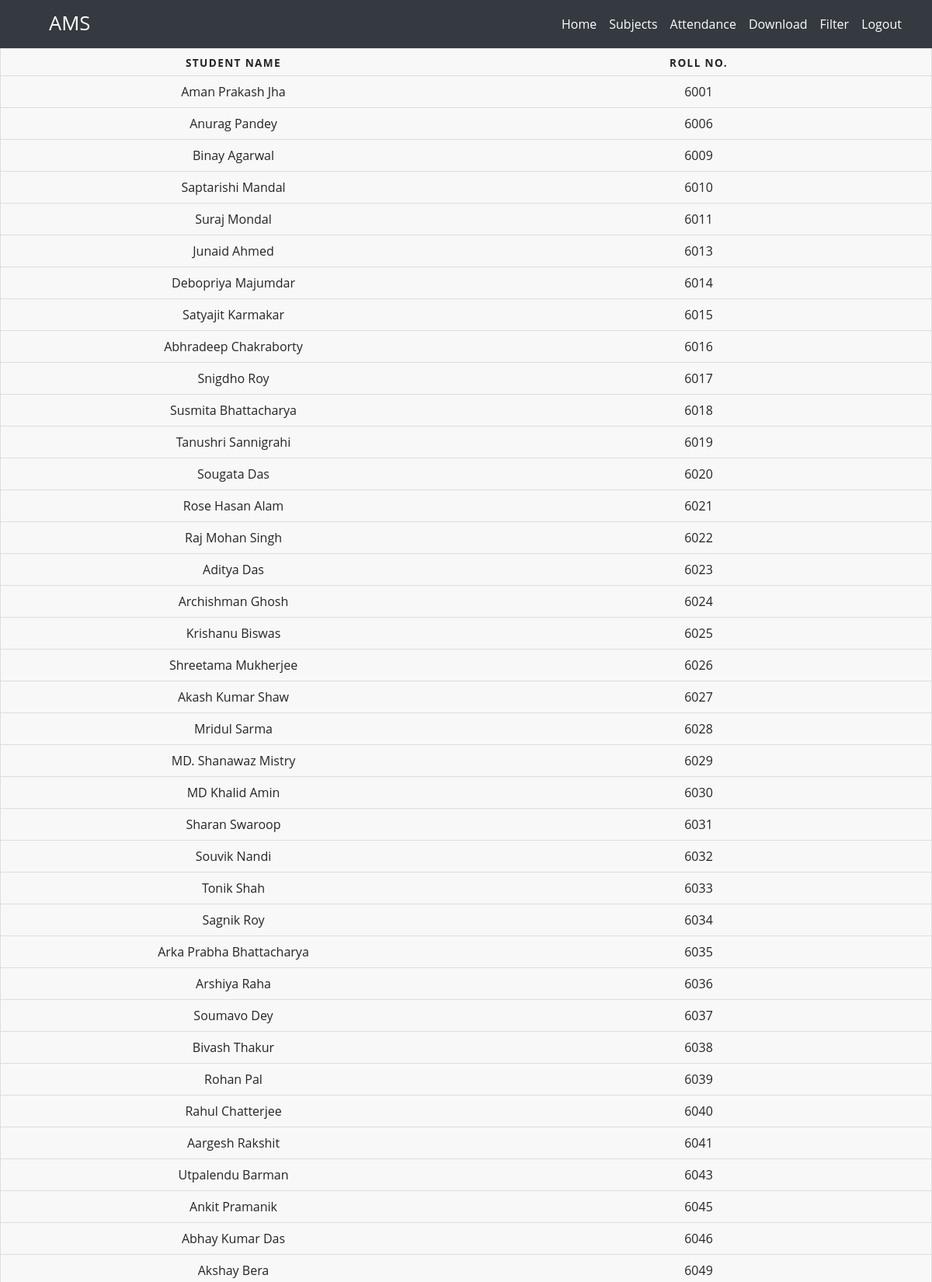
The app's page / (signed in, upper part) with its own data.
### Home/models.py (models this page shows, shortened)
class student(models.Model):
    name=models.CharField(max_length=30)
    roll=models.IntegerField()
    class Meta:
        ordering = ['roll']

### Home/views.py (the view)
# urls.py: path('',views.index,name="index"),
@login_required
def index(request):
    return render(request, 'home/index.html',{
        "students":student.objects.order_by('roll')
    })

### Home/templates/home/index.html (shortened to what this page needs)
{% extends 'home/base.html' %}
{% load static %}
{% block css %}
 <link rel="stylesheet" href="{% static 'css/styleindex.css'%}">
{% endblock %}
{% block content %}
    <table class="index">
        <thead>
          <tr>
            <th scope="col">Student name</th>
            <th scope="col">Roll no.</th>
          </tr>
        </thead>
        <tbody>
            {% for student in students %}
          <tr>
            <td data-label="Student name">{{student.name}}</td>
            <td data-label="Roll no.">{{student.roll}}</td>
          </tr>
          {% endfor %}
        </tbody>
    </table>
{% endblock %}

### static/css/styleindex.css (style rules this page uses)
body { font-family: "Open Sans", sans-serif; line-height: 1.25; }
table.index { border: 1px solid #ccc; border-collapse: collapse; margin: 0; padding: 0; width: 100%; table-layout: fixed; }
table.index tr { background-color: #f8f8f8; border: 1px solid #ddd; padding: .35em; }
table.index th, table.index td { padding: .625em; text-align: center; }
table.index th { font-size: .85em; letter-spacing: .1em; text-transform: uppercase; }

### records on screen
student: name "Aman Prakash Jha", roll "6001"
student: name "Anurag Pandey", roll "6006"
student: name "Binay Agarwal", roll "6009"
student: name "Saptarishi Mandal", roll "6010"
student: name "Suraj Mondal", roll "6011"
student: name "Junaid Ahmed", roll "6013"
student: name "Debopriya Majumdar", roll "6014"
student: name "Satyajit Karmakar", roll "6015"
student: name "Abhradeep Chakraborty", roll "6016"
student: name "Snigdho Roy", roll "6017"
student: name "Susmita Bhattacharya", roll "6018"
student: name "Tanushri Sannigrahi", roll "6019"
student: name "Sougata Das", roll "6020"
student: name "Rose Hasan Alam", roll "6021"
student: name "Raj Mohan Singh", roll "6022"
student: name "Aditya Das", roll "6023"
student: name "Archishman Ghosh", roll "6024"
student: name "Krishanu Biswas", roll "6025"
student: name "Shreetama Mukherjee", roll "6026"
student: name "Akash Kumar Shaw", roll "6027"
student: name "Mridul Sarma", roll "6028"
student: name "MD. Shanawaz Mistry", roll "6029"
student: name "MD Khalid Amin", roll "6030"
student: name "Sharan Swaroop", roll "6031"
student: name "Souvik Nandi", roll "6032"
student: name "Tonik Shah", roll "6033"
student: name "Sagnik Roy", roll "6034"
student: name "Arka Prabha Bhattacharya", roll "6035"
student: name "Arshiya Raha", roll "6036"
student: name "Soumavo Dey", roll "6037"
student: name "Bivash Thakur", roll "6038"
student: name "Rohan Pal", roll "6039"
student: name "Rahul Chatterjee", roll "6040"
student: name "Aargesh Rakshit", roll "6041"
student: name "Utpalendu Barman", roll "6043"
student: name "Ankit Pramanik", roll "6045"
student: name "Abhay Kumar Das", roll "6046"
student: name "Akshay Bera", roll "6049"
